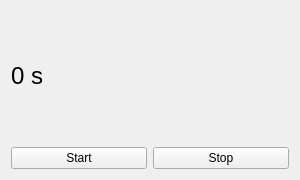
<?xml version="1.0" encoding="UTF-8"?>
<ui version="4.0">
 <class>TimerApp</class>
 <widget class="QWidget" name="TimerApp">
  <property name="geometry">
   <rect>
    <x>0</x>
    <y>0</y>
    <width>300</width>
    <height>180</height>
   </rect>
  </property>
  <property name="windowTitle">
   <string>Štoperica</string>
  </property>

  <layout class="QVBoxLayout" name="verticalLayout">

   <item>
    <widget class="QLabel" name="labelTime">
     <property name="text">
      <string>0 s</string>
     </property>
     <property name="styleSheet">
      <string>font-size: 24px;</string>
     </property>
    </widget>
   </item>

   <item>
    <layout class="QHBoxLayout" name="horizontalLayout">

     <item>
      <widget class="QPushButton" name="buttonStart">
       <property name="text">
        <string>Start</string>
       </property>
      </widget>
     </item>

     <item>
      <widget class="QPushButton" name="buttonStop">
       <property name="text">
        <string>Stop</string>
       </property>
      </widget>
     </item>

    </layout>
   </item>

  </layout>
 </widget>
 <resources/>
 <connections/>
</ui>
